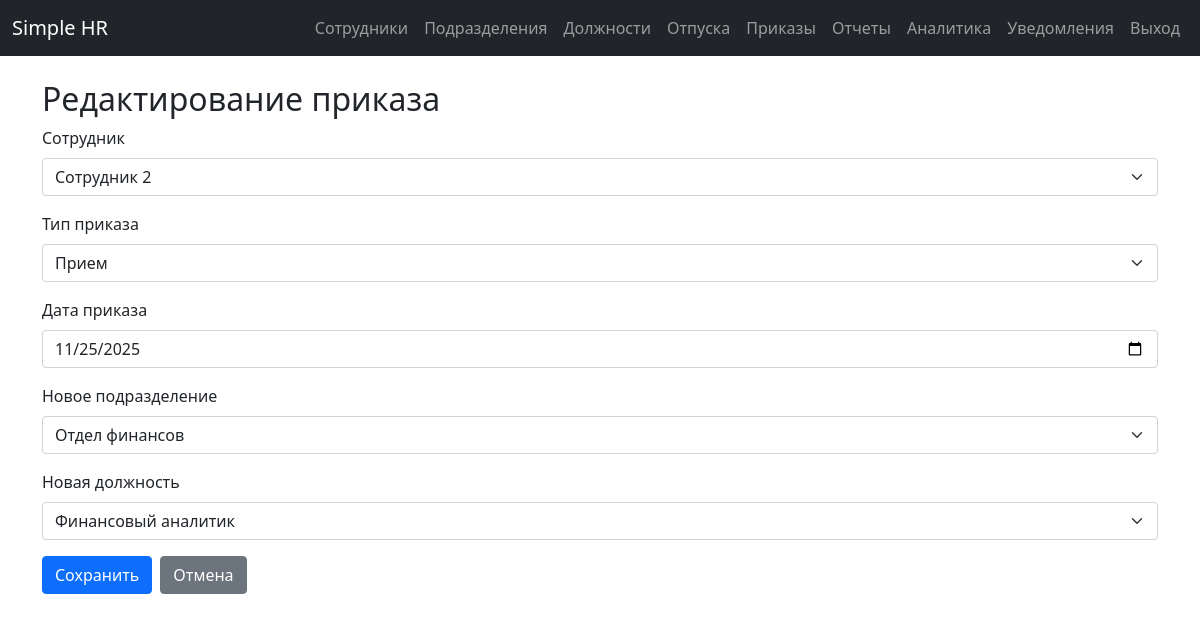
The page /orders/edit/1 (signed in) on the database its author committed.
### app/models.py (models this page shows)
class Order(db.Model):
    id = db.Column(db.Integer, primary_key=True)
    employee_id = db.Column(db.Integer, db.ForeignKey('employee.id'), nullable=False, index=True)
    type = db.Column(db.String(20), nullable=False, index=True)  # hire, transfer, dismissal
    date_issued = db.Column(db.Date, nullable=False, index=True)
    new_department_id = db.Column(db.Integer, db.ForeignKey('department.id'), nullable=True)
    new_position_id = db.Column(db.Integer, db.ForeignKey('position.id'), nullable=True)
    employee = db.relationship('Employee', backref=db.backref('orders', lazy=True))
    new_department = db.relationship('Department', foreign_keys=[new_department_id])
    new_position = db.relationship('Position', foreign_keys=[new_position_id])
    __table_args__ = (
        db.Index('idx_order_employee_type', 'employee_id', 'type'),
        db.Index('idx_order_date_type', 'date_issued', 'type'),
    )

### app/routes/orders.py (the view, shortened to what this page needs)
@bp.route('/edit/<int:id>', methods=['GET', 'POST'])
@login_required
def edit_order(id):
    order = Order.query.get_or_404(id)
    form = OrderForm(order_id=id, obj=order)
    return render_template('orders/form.html', form=form, order=order)

### app/forms.py (called while the page is built)
def safe_int_coerce(value):
    if value is None or value == '' or (isinstance(value, str) and value.strip() == ''):
        return None
    try:
        return int(value)
    except (ValueError, TypeError):
        return None

### app/templates/orders/form.html (shortened to what this page needs)
{% extends "base.html" %}
{% block content %}
<h2>{% if order %}Редактирование приказа{% else %}Создание приказа{% endif %}</h2>
<form method="POST">
    <div class="mb-3">
        {{ form.employee_id.label(class="form-label") }}
        {{ form.employee_id(class="form-select") }}
    </div>
    <div class="mb-3">
        <label for="type" class="form-label">Тип приказа</label>
        <select class="form-select" id="type" name="type" required>
            <option value="hire" {% if order and order.type == 'hire' %}selected{% endif %}>Прием</option>
        </select>
    </div>
    <div class="mb-3">
        {{ form.date_issued.label(class="form-label") }}
        {{ form.date_issued(class="form-control") }}
    </div>
    <div class="mb-3">
        {{ form.new_department_id.label(class="form-label") }}
        {{ form.new_department_id(class="form-select") }}
    </div>
    <div class="mb-3">
        {{ form.new_position_id.label(class="form-label") }}
        {{ form.new_position_id(class="form-select") }}
    </div>
    <div class="d-flex gap-2">
        {{ form.submit(class="btn btn-primary") }}
        <a href="{{ url_for('orders.list_orders') }}" class="btn btn-secondary">Отмена</a>
    </div>
</form>
{% endblock %}

### rows shown on the page
Order: employee_id "Сотрудник 2", type "Прием", date_issued "11/25/2025", new_department_id "Отдел финансов", new_position_id "Финансовый аналитик"
